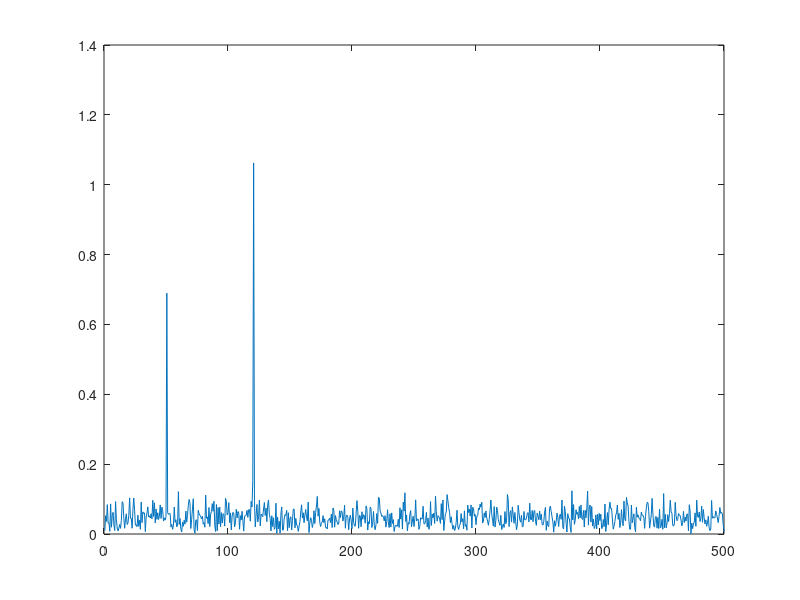

Source code (MATLAB):
Fs = 1000;
T = 1/Fs;
L = 1500;
t = (1:L-1)*T;

S = 0.7 *sin(2*pi*50*t) + sin(2*pi*120*t);

X = S + randn(size(t));

%plot(1000*t(1:50) , X(1:50));

Y = fft(X);

P2 = abs(Y/L);

P1 = P2(1:L/2);

P1(2:end-1) = 2*P1(2:end-1);

f = Fs * (1:L/2)/L;

plot(f,P1);